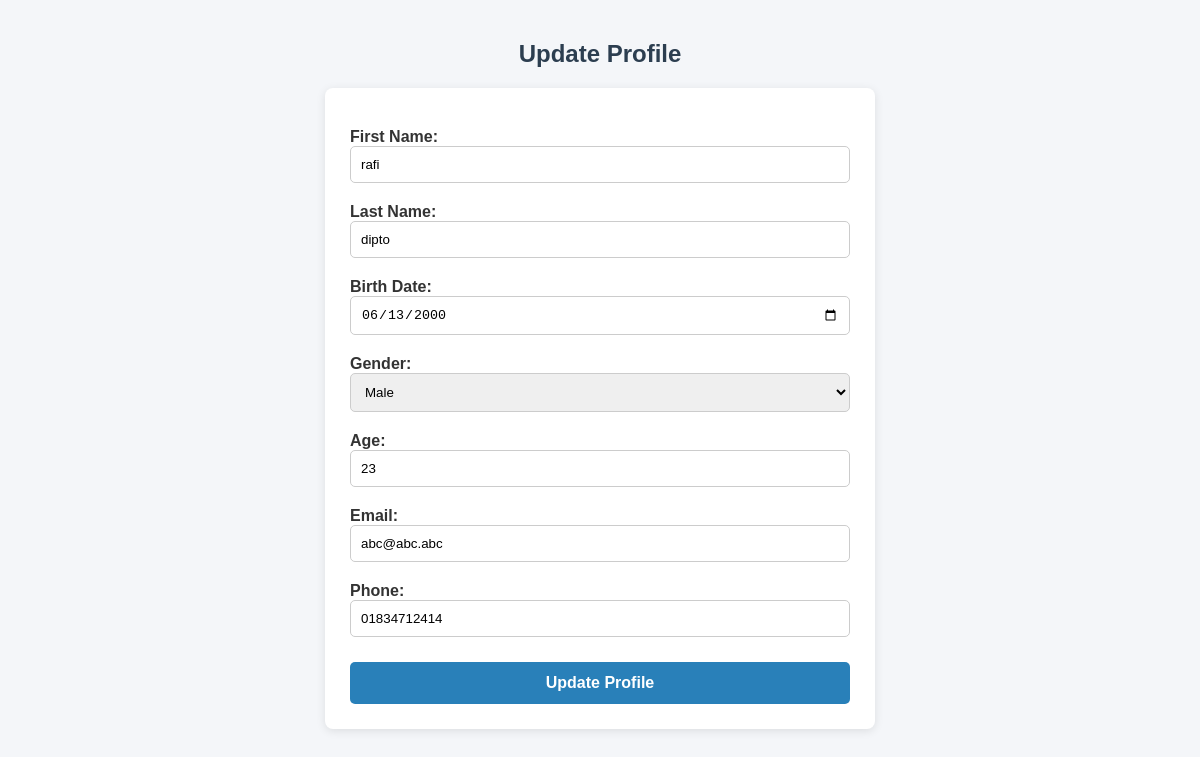
Screenshot of /public/index.php?controller=auth&action=profile (signed in) with the database file from the repository.
### tables this page shows
CREATE TABLE `users` (
  `id` int(11) NOT NULL,
  `first_name` varchar(100) DEFAULT NULL,
  `last_name` varchar(100) DEFAULT NULL,
  `birth_date` date DEFAULT NULL,
  `username` varchar(50) DEFAULT NULL,
  `age` int(11) DEFAULT NULL,
  `gender` enum('Male','Female','Other') DEFAULT NULL,
  `phone` varchar(15) DEFAULT NULL,
  `email` varchar(100) DEFAULT NULL,
  `password` varchar(255) DEFAULT NULL
);

### app/controllers/AuthController.php (called while the page is built, shortened)
<?php
require_once(ROOT . '/config/database.php');
require_once(ROOT . '/app/models/UserModel.php');
function profile() {
    global $conn;
    $userId = $_SESSION['user']['id'];
    $user = getUserById($conn, $userId);
    require(ROOT . '/app/views/user/profile.php');
}

### app/models/UserModel.php (called while the page is built, shortened)
<?php
function getUserById($conn, $userId) {
    $stmt = $conn->prepare("SELECT * FROM users WHERE id = ?");
    $stmt->bind_param("i", $userId);
    $stmt->execute();
    return $stmt->get_result()->fetch_assoc();
}

### app/views/user/profile.php (the view, shortened to what this page needs)
<!DOCTYPE html>
<html>
<head>
</head>
<body>
<h2>Update Profile</h2>
<form method="POST" action="?controller=auth&action=profile">
    <label>First Name:
        <input type="text" name="first_name" value="<?= htmlspecialchars($user['first_name'] ?? '') ?>">
    </label>
    <label>Last Name:
        <input type="text" name="last_name" value="<?= htmlspecialchars($user['last_name'] ?? '') ?>">
    </label>
    <label>Birth Date:
        <input type="date" name="birth_date" value="<?= htmlspecialchars($user['birth_date'] ?? '') ?>">
    </label>
    <label>Gender:
        <select name="gender">
            <option value="Male" <?= (isset($user['gender']) && $user['gender'] == 'Male') ? 'selected' : '' ?>>Male</option>
        </select>
    </label>
    <label>Age:
        <input type="number" name="age" value="<?= htmlspecialchars($user['age'] ?? '') ?>">
    </label>
    <label>Email:
        <input type="email" name="email" value="<?= htmlspecialchars($user['email'] ?? '') ?>">
    </label>
    <label>Phone:
        <input type="text" name="phone" value="<?= htmlspecialchars($user['phone'] ?? '') ?>">
    </label>
    <button type="submit">Update Profile</button>
</form>
</body>
</html>

### app/views/user/profile.php (style rules this page uses)
body { font-family: Arial, sans-serif; background-color: #f4f6f9; padding: 20px; margin: 0; }
h2 { text-align: center; color: #2c3e50; margin-bottom: 20px; }
form { background-color: #fff; max-width: 500px; margin: 0 auto; padding: 25px; border-radius: 8px; box-shadow: 0 2px 10px rgba(0,0,0,0.1); }
label { display: block; font-weight: bold; margin-top: 15px; margin-bottom: 5px; color: #333; }
input[type="text"], input[type="email"], input[type="number"], input[type="date"], select { width: 100%; padding: 10px; border: 1px solid #ccc; border-radius: 5px; box-sizing: border-box; margin-bottom: 5px; }
button[type="submit"] { background-color: #2980b9; color: white; padding: 12px; border: none; border-radius: 5px; cursor: pointer; font-size: 1em; font-weight: bold; margin-top: 15px; width: 100%; }

### rows the page displays
users: first_name "rafi", last_name "dipto", birth_date "06/13/2000", gender "Male", age "23", email "abc@abc.abc", phone "01834712414"
